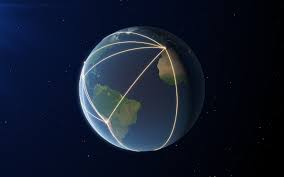
#> input picture Imagen/filtro/images.jpg, 284 x 177 px
$ python Imagen.py
#> lines starting #> are read from the running program, lines starting #| are printed output that depends on the picture
# -*- coding: utf-8 -*-
from PIL import Image
import numpy.matlib
import numpy as np
import cv2


def filtro(x):
    #Lee y muestra la imagen con PIL
    imagenoriginal = Image.open("images.jpg")
#> imagenoriginal is the input picture: PIL image 284x177 RGB; mean R, G, B 18.1, 26.5, 44.7
    imagenoriginal.show()

    im=cv2.imread("images.jpg",0)
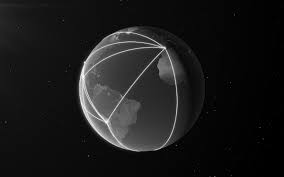
#> im: shape (177, 284); min 0, max 255, mean 26.1
    #ya con el indicativo 0 lo toma en blanco y negro y se muestra
    cv2.imwrite('imagesbn.jpg',im)
    imagenbn = Image.open("imagesbn.jpg")
    imagenbn.show()
    #crear la nueva matriz a la cual se le van a asignar los valores de imagen
    im2=np.zeros((im.shape[0], im.shape[1]),dtype=int)
    i=0
    #recorrer todas las matriz haciendo una matriz m de los elementos al rededor en caso de estar en una esquina toma como si la imagen continuara
    while i<im2.shape[0]:
        j=0
        while j<im2.shape[1]:
            m=np.array([[im[i-1,j-1],im[i-1,j],im[i-1,(j+1)%im2.shape[1]]],[im[i,j-1],im[i,j],im[i,(j+1)%im2.shape[1]]],[im[(i+1)%im2.shape[0],j-1],im[(i+1)%im2.shape[0],j],im[(i+1)%im2.shape[0],(j+1)%im2.shape[1]]]])
            im2[i,j]=(sum(sum(m*x)))/9
            j+=1
        i+=1
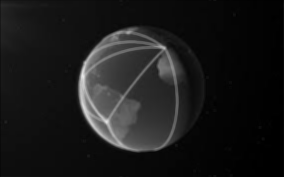
#> im2: shape (177, 284) int64; min 0, max 231, mean 25.8
#> after the loop, i = 177
    #guarda la nueva imagen y la muestra
    cv2.imwrite('imagesf.jpg',im2)
    imagenfinal = Image.open("imagesf.jpg")
    imagenfinal.show()

pa=np.array([[-1,-1,-1],[-1,16,-1],[-1,-1,-1]])
pb=np.array([[1,1,1],[1,1,1],[1,1,1]])

filtro(pb)
